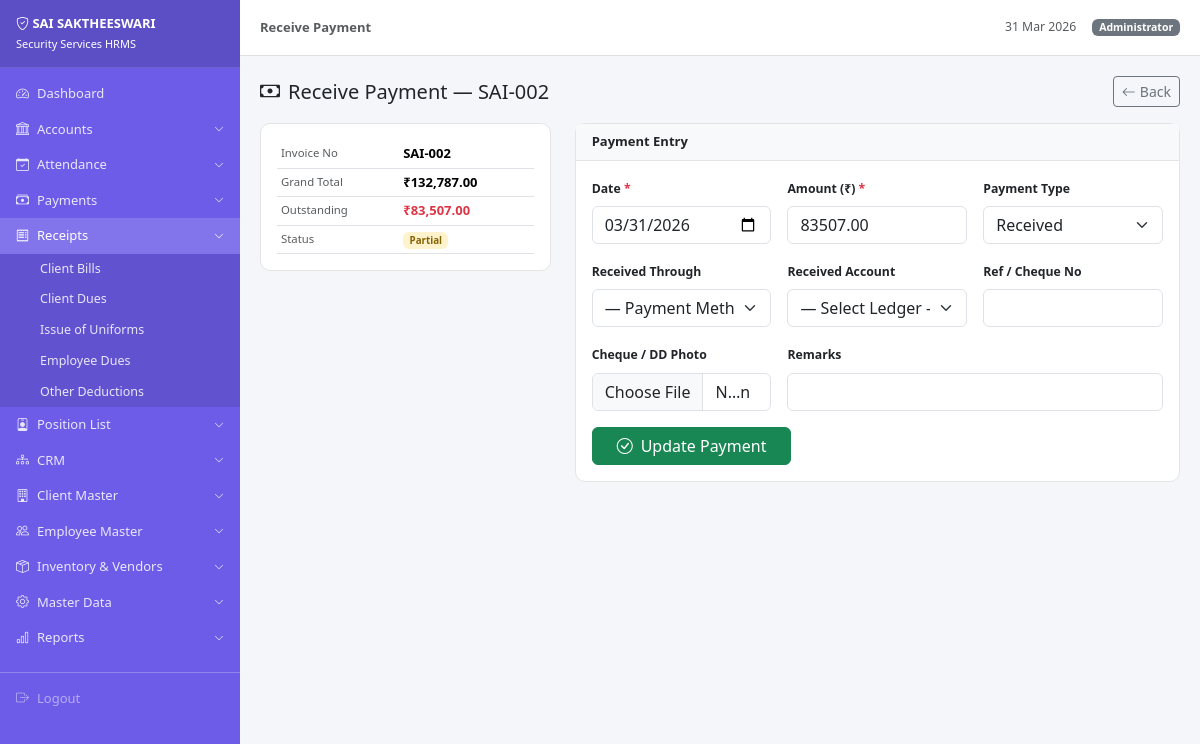
The page /index.php?url=receipts/receivepayment/2 (signed in) on the database its author committed.
### tables this page shows
CREATE TABLE `invoices` (
  `id` int(11) NOT NULL,
  `invoice_no` varchar(20) DEFAULT NULL,
  `client_id` int(11) NOT NULL,
  `bill_type` enum('GST','RCM') DEFAULT 'GST',
  `invoice_month` varchar(7) DEFAULT NULL,
  `invoice_date` date DEFAULT NULL,
  `sent_date` date DEFAULT NULL,
  `deployed_hours` int(11) DEFAULT 12,
  `subtotal` decimal(12,2) DEFAULT 0.00,
  `igst` decimal(10,2) DEFAULT 0.00,
  `sgst` decimal(10,2) DEFAULT 0.00,
  `cgst` decimal(10,2) DEFAULT 0.00,
  `grand_total` decimal(12,2) DEFAULT 0.00,
  `round_off` decimal(5,2) DEFAULT 0.00,
  `total_outstanding` decimal(12,2) DEFAULT 0.00,
  `payment_status` enum('unpaid','partial','paid') DEFAULT 'unpaid',
  `created_by` int(11) DEFAULT NULL,
  `created_at` timestamp NOT NULL DEFAULT current_timestamp()
);

### controllers/BaseController.php (called while the page is built, shortened)
<?php
class BaseController {
    protected PDO $pdo;
    public function __construct(PDO $pdo) {
        $this->pdo = $pdo;
    }
    protected function view(string $viewPath, array $data = []): void {
        extract($data);
        require BASE_PATH . '/views/layout/header.php';
        require BASE_PATH . '/views/' . $viewPath . '.php';
        require BASE_PATH . '/views/layout/footer.php';
    }
    protected function fetchOne(string $sql, array $params = []): array|bool {
        $stmt = $this->pdo->prepare($sql);
        $stmt->execute($params);
        return $stmt->fetch();
    }
}

### controllers/ReceiptsController.php (called while the page is built, shortened)
<?php
require_once BASE_PATH . '/controllers/BaseController.php';
class ReceiptsController extends BaseController {
    public function receivepayment(?string $invId = null): void {
        $inv     = $this->fetchOne("SELECT * FROM invoices WHERE id=?", [$invId]);
        $this->view('receipts/receivepayment', compact('inv','ledgers','invId') + ['pageTitle'=>'Receive Payment','active'=>'receipts']);
    }
}

### index.php (called while the page is built, shortened)
<?php
require_once BASE_PATH . '/config/db.php';
require_once BASE_PATH . '/helpers/Helper.php';
$rawUrl = isset($_GET['url']) ? trim($_GET['url'], '/') : '';
$rawUrl = preg_replace('/\.php.*$/', '', $rawUrl);
$rawUrl = preg_replace('/[^a-zA-Z0-9_\/]/', '', $rawUrl);
$parts  = explode('/', $rawUrl);
$method = (isset($parts[1]) && $parts[1] !== '') ? $parts[1] : 'index';
$param  = $parts[2] ?? null;
$controller = new $controllerName($pdo);
$controller->$method($param);

### helpers/Helper.php (called while the page is built, shortened)
<?php
class Helper {
    public static function money(float $amount): string {
        return '₹' . number_format($amount, 2);
    }
}

### views/receipts/receivepayment.php (the view, shortened to what this page needs)
<?php if(empty($inv)): ?>
<div class="alert alert-danger">Invoice not found. <a href="<?= u('receipts/clientbills') ?>">Go back</a></div>
<?php else: ?>
<div class="d-flex justify-content-between align-items-center mb-3">
  <h5 class="mb-0"><i class="bi bi-cash me-2"></i>Receive Payment — <?= htmlspecialchars($inv['invoice_no']) ?></h5>
  <a href="<?= u('receipts/viewinvoice/' . $invId) ?>" class="btn btn-outline-secondary btn-sm"><i class="bi bi-arrow-left me-1"></i>Back</a>
</div>
<div class="row">
  <div class="col-md-4">
    <div class="card mb-3">
      <div class="card-body">
        <table class="table table-sm mb-0">
          <tr><td class="text-muted small">Invoice No</td><td class="fw-bold"><?= htmlspecialchars($inv['invoice_no']) ?></td></tr>
          <tr><td class="text-muted small">Grand Total</td><td class="fw-bold"><?= Helper::money($inv['grand_total']) ?></td></tr>
          <tr><td class="text-muted small">Outstanding</td><td class="fw-bold text-danger"><?= Helper::money($inv['total_outstanding']) ?></td></tr>
          <tr><td class="text-muted small">Status</td><td><span class="badge badge-<?= $inv['payment_status'] ?>"><?= ucfirst($inv['payment_status']) ?></span></td></tr>
        </table>
      </div>
    </div>
  </div>
  <div class="col-md-8">
    <div class="card">
      <div class="card-header">Payment Entry</div>
      <div class="card-body">
        <form method="POST" enctype="multipart/form-data">
          <div class="row g-3">
            <div class="col-md-4"><label class="form-label fw-semibold small">Date <span class="text-danger">*</span></label><input type="date" name="payment_date" class="form-control" value="<?= date('Y-m-d') ?>" required></div>
            <div class="col-md-4"><label class="form-label fw-semibold small">Amount (₹) <span class="text-danger">*</span></label><input type="number" step="0.01" name="amount" class="form-control" value="<?= $inv['total_outstanding'] ?>" required></div>
            <div class="col-md-4"><label class="form-label fw-semibold small">Payment Type</label>
              <select name="payment_type" class="form-select">
                <option value="received">Received</option>
              </select></div>
            <div class="col-md-4"><label class="form-label fw-semibold small">Received Through</label>
              <select name="payment_method" class="form-select">
                <option value="">— Payment Method —</option>
              </select></div>
            <div class="col-md-4"><label class="form-label fw-semibold small">Received Account</label>
              <select name="credit_ledger_id" class="form-select">
                <option value="">— Select Ledger —</option>
              </select></div>
            <div class="col-md-4"><label class="form-label fw-semibold small">Ref / Cheque No</label><input type="text" name="ref_no" class="form-control"></div>
            <div class="col-md-4"><label class="form-label fw-semibold small">Cheque / DD Photo</label><input type="file" name="cheque_photo" class="form-control" accept=".jpg,.jpeg,.png,.pdf"></div>
            <div class="col-md-8"><label class="form-label fw-semibold small">Remarks</label><input type="text" name="remarks" class="form-control"></div>
            <div class="col-12"><button type="submit" class="btn btn-success px-4"><i class="bi bi-check-circle me-2"></i>Update Payment</button></div>
          </div>
        </form>
      </div>
    </div>
  </div>
</div>
<?php endif; ?>

### views/layout/header.php (style rules this page uses)
:root { --sidebar-w:240px;--header-h:56px }
body { background:#f4f6fa;font-size:14px;overflow-x:hidden }
.card { border:1px solid #e4e4e4;border-radius:10px;box-shadow:none }
.card-header { background:#f8f9fa;border-bottom:1px solid #e4e4e4;font-weight:600;font-size:13px }
.table { font-size:13px }
.badge-partial { background:#fff3cd;color:#856404 }

### rows shown on the page
invoices: invoice_no "SAI-002", grand_total "₹132,787.00", total_outstanding "₹83,507.00", payment_status "Partial", amount "83507.00"

### other values the page prints
$pageTitle "Receive Payment"
Session::userName() "Administrator"
